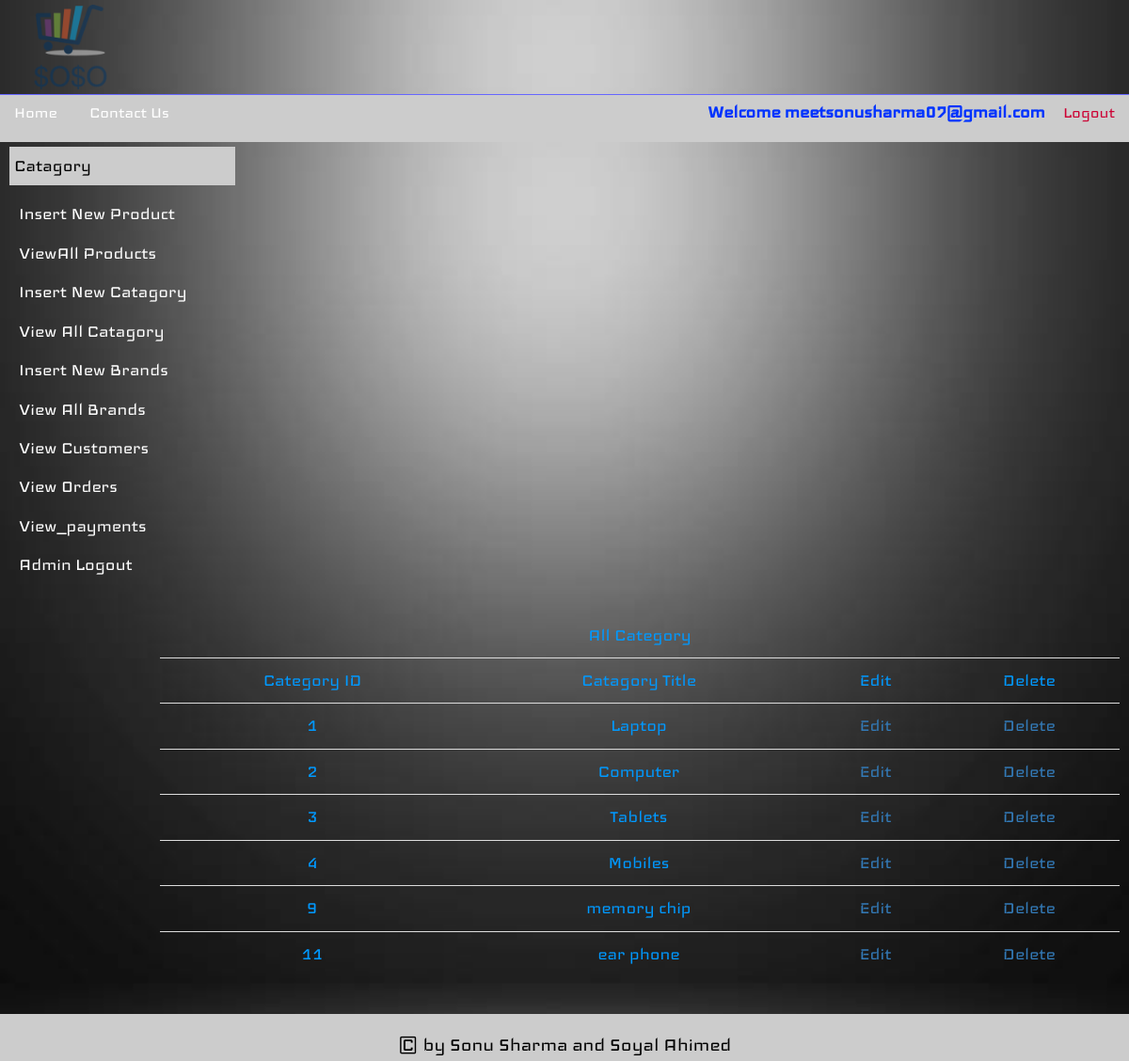
The app's page /myshop/admin_area/adindex.php?view_cats (signed in) with its own data.
### tables this page shows
CREATE TABLE `catagory` (
  `cat_id` int(10) NOT NULL,
  `cat_title` varchar(50) NOT NULL
);

### myshop/admin_area/view_cats.php (the view, shortened to what this page needs)
<!DOCTYPE html PUBLIC "-//W3C//DTD XHTML 1.0 Transitional//EN" "http://www.w3.org/TR/xhtml1/DTD/xhtml1-transitional.dtd">
<html xmlns="http://www.w3.org/1999/xhtml">
<head>
</head>
<body>
<table class="table" border="1">
  <thead>
  <tr>
  	<td colspan="4">All Category</td>
  </tr>
  <tr>
    <td>Category ID</td>
    <td>Catagory Title</td>
    <td>Edit</td>
    <td>Delete</td>
  </tr>
  </thead>
  <?php
  $get_cats = "select * from catagory";
  $run_cat = mysqli_query($con,$get_cats);
  while($row  = mysqli_fetch_array($run_cat))
  {
	  $cat_id = $row['cat_id'];
	  $cat_title = $row['cat_title'];
    ?>
  <tr>
    <td><?php echo"$cat_id"; ?></td>
    <td><?php echo"$cat_title"; ?></td>
    <td><a href="adindex.php?edit_cat=<?php echo $cat_id; ?>">Edit</a></td>
    <td><a href="adindex.php?delete_cat=<?php echo $cat_id; ?>">Delete</a></td>
  </tr>
  <?php } ?>
</table>
</body>
</html>

### myshop/admin_area/adindex.php (shortened to what this page needs)
<?php
include '../functions/function.php';
?>
<!DOCTYPE html PUBLIC "-//W3C//DTD XHTML 1.0 Transitional//EN" "http://www.w3.org/TR/xhtml1/DTD/xhtml1-transitional.dtd">
<html xmlns="http://www.w3.org/1999/xhtml">
<head>
<link type="text/css" href="../bootstrap-3.3.7-dist/css/bootstrap.min.css" rel="stylesheet" media="all" />
<link type="text/css" href="styles/admincss.css" rel="stylesheet" media="all" />
</head>
<body>
    <div class="main_wrapper">
      <div class="header_wrapper">
       	<a href="adindex.php"><img src="../images/logo.png" style="float:left; padding-top:5px"/></a>
      </div>
        <div id="navbar">
        	<ul id="menu">
            	<li><a href="../index.php">Home</a></li>
                <li><a href="#">Contact Us</a></li>
                <div id="" style="float:right;">
                	<div id="">
                    	<span>
                    	<?php
						if(!isset($_SESSION['admin_email']))
						 {
						 	echo "<b>Welcome !</b>";
						 }else
						 {
							 echo "<b>Welcome ".$_SESSION['admin_email']."</b>";
						 }
						 ?>
                         <?php
                         if(!isset($_SESSION['admin_email']))
						 {
						 	echo "<a href='adminlogin.php' style='color:#C03'>Login</a>";
						 }else
						 {
							 echo "<a href='logout.php' style='color:#C03'>Logout</a>";
						 }
						 ?>
                         </span>
                    </div>
                </div>
             </ul>
        </div>
      <div class="content_wrapper">
        	<div id="left_sidebar">
            	<div id="sidebar_title">Catagory </div>
                	<ul id="cats">
                    	<li><a href="adindex.php?insert_product">Insert New Product</a></li>
                        <li><a href="adindex.php?view_products">ViewAll Products</a></li>
                        <li><a href="adindex.php?insert_cat">Insert New Catagory</a></li>
                        <li><a href="adindex.php?view_cats">View All Catagory</a></li>
                        <li><a href="adindex.php?insert_brands">Insert New Brands</a></li>
                        <li><a href="adindex.php?view_brands">View All Brands</a></li>
                        <li><a href="adindex.php?view_customers">View Customers</a></li>
                        <li><a href="adindex.php?view_orders">View Orders</a></li>
                        <li><a href="adindex.php?view_payments">View_payments</a></li>
                        <li><a href="Logout.php">Admin Logout</a></li>
                    </ul>
       </div>
            <div class="container" id="right_content">
                <div class="row" id = "content-box" >
                 <?php
					if(isset($_GET['view_cats']))
					{
						include("view_cats.php");
					}
				 ?>
                </div>
            </div>
      <div class="footer_area">
      		<h3 style="color:#000;padding-top:20px;text-align:center">&copy; by Sonu Sharma and Soyal Ahimed</h3>
      </div>
     </div>
    </div>
</body>
</html>

### myshop/admin_area/styles/admincss.css (style rules this page uses)
html, body, div, span, applet, object, iframe, h1, h2, h3, h4, h5, h6, p, blockquote, pre, a, abbr, acronym, address, big, cite, code, del, dfn, em, img, ins, kbd, q, s, samp, small, strike, strong, sub, sup, tt, var, b, u, i, center, dl, dt, dd, ol, ul, li, fieldset, form, label, legend, table, caption, tbody, tfoot, thead, tr, th, td, article, aside, canvas, details, embed, figure, figcaption, footer, header, hgroup, menu, nav, output, ruby, section, summary, time, mark, audio, video { margin: 0; padding: 0; border: 0; vertical-align: baseline; }
body { background:#66F; font-family: 'Iceland';font-size: 22px; }
.main_wrapper { width:auto; height:auto; margin:auto; }
.header_wrapper { width:auto; height:100px; background-image:url(../../images/540212780.jpg); background-size:cover; }
#navbar { width:auto; height:50px; background:#CCC; color:#03F; }
#menu { padding:0px; line-height:36px; margin-top:1px; float:left: }
#menu li { list-style:none; display:inline; }
#menu a { text-decoration:none; color:#FFF; margin:5px; padding:10px; font-size:20px; }
.content_wrapper { width:auto; height:auto; background-image:url(../../images/540212780.jpg); background-size:cover; }
#right_content { width:1085px; height:auto; float:right; }
#content-box { width:auto; padding:10px; margin-left:30px; margin-top:10px; margin-bottom:10px; text-align:center; color:#09F; }
#left_sidebar { width:250px; height:auto; float:left; }
#sidebar_title { margin-top:5px; margin-left:10px; text-align:left; background:#CCC; color:#000; padding:5px; font-size:22px; }
#cats { text-align:left; padding:5px; }
#cats li { list-style:none; margin:10px; }
#cats a { color:#FFF; font-size:22px; text-decoration:none; margin:5px; }
.footer_area { width:auto; height:50px; background:#CCC; color:#00F; clear:both; }

### records on screen
catagory: cat_id "1", cat_title "Laptop"
catagory: cat_id "2", cat_title "Computer"
catagory: cat_id "3", cat_title "Tablets"
catagory: cat_id "4", cat_title "Mobiles"
catagory: cat_id "9", cat_title "memory chip"
catagory: cat_id "11", cat_title "ear phone"

### other values on screen
$_SESSION['admin_email'] "meetsonusharma07@gmail.com"
